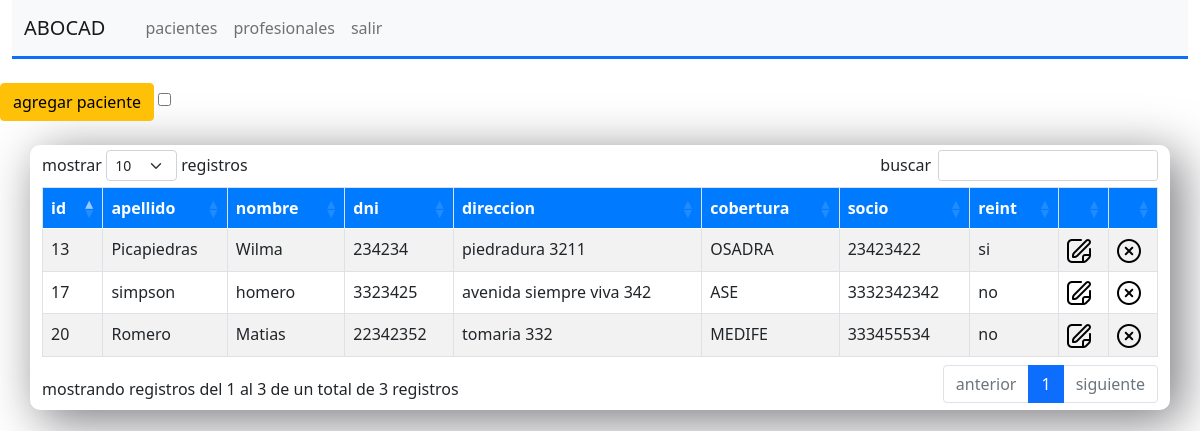
The app's page /modules/pacientes/pacientes.php with its own data.
### tables this page shows
CREATE TABLE IF NOT EXISTS `pacientes` (
  `id` int NOT NULL AUTO_INCREMENT,
  `apellido` varchar(100) NOT NULL,
  `nombre` varchar(100) NOT NULL,
  `dni` varchar(8) NOT NULL,
  `direccion` varchar(150) NOT NULL,
  `cobertura1` tinyint NOT NULL,
  `c1numero` bigint NOT NULL,
  `contacto` text NOT NULL,
  `estado` tinyint(1) NOT NULL DEFAULT '1',
  `reintegro` tinyint DEFAULT '0',
  PRIMARY KEY (`id`),
  UNIQUE KEY `dni` (`dni`),
  KEY `FK_cobertura_persona` (`cobertura1`)
);

CREATE TABLE IF NOT EXISTS `coberturas` (
  `id` int NOT NULL AUTO_INCREMENT,
  `nombre` varchar(150) NOT NULL,
  PRIMARY KEY (`id`)
);

### modules/db/dbConnection.php (called while the page is built, shortened)
<?php
    class db {
        public static function conectar() {
            try {
                $dbUser = 'root';
                $dbPassword = '';
                $conn = new PDO('mysql:host=localhost; dbname=abocad', $dbUser, $dbPassword);
                return $conn;
            } catch (PDOException $error1) {
                echo 'no es posible conectarse con la base de datos ('.$error1->getMessage().')';
            } catch (Exception $error2) {
                echo 'error general ('.$error2->getMessage().')';
            }
        }
    }
?>

### modules/pacientes/pacientes.php (the view, shortened to what this page needs)
<!DOCTYPE html>
<html lang="en">
<head>
    <link rel="stylesheet" href="./pacientes.css">
    <link rel="stylesheet" href="../../assets/bootstrap/css/bootstrap.min.css">
    <link rel="stylesheet" href="pacientes.css">
    <link rel="stylesheet" type="text/css" href="../../assets/datatables/datatables.min.css">
    <link rel="stylesheet" type="text/css" href="../../assets/datatables/DataTables-1.12.1/css/dataTables.bootstrap5.min.css">
</head>
<body>
    <?php require_once('../navBar.php'); ?>
    <div class="form-group">
        <br/>
            <a href="./pacientesAdd.php" class="btn btn-warning" disabled>agregar paciente</a>
            <input type="checkbox" name="verActivos" value="si">
        <br/><br/>
    </div>
    <div class="container caja">
        <div class="row">
            <div class="col-lg-12">
            <div class="table-responsive">
                <table id="example" class="table table-striped table-bordered table-condensed" style="width:100%" >
                    <thead class="text-center">
                        <tr>
                            <th>id</th>
                            <th>apellido</th>
                            <th>nombre</th>
                            <th>dni</th>
                            <th>direccion</th>
                            <th>cobertura</th>
                            <th>socio</th>
                            <th>reint</th>
                            <th></th>
                            <th></th>
                        </tr>
                    </thead>
                    <tbody>
                    <?php
                        require_once("../db/dbConnection.php");
                        $sql = "select pacientes.id as id,apellido,pacientes.nombre,dni,direccion,
                            coberturas.nombre as cobertura,c1numero as socio,
                            case reintegro
                                when 0 then 'no'
                                when 1 then 'si'
                            end as reint,
                            estado
                            from pacientes inner join coberturas ON
                            pacientes.cobertura1 = coberturas.id
                            order by apellido,pacientes.nombre";
                        $resultado = db::conectar()->prepare($sql);
                        $resultado->execute();
                        $data = $resultado->fetchAll(PDO::FETCH_ASSOC);
                        foreach($data as $row) {
                            $estado = $row['estado'];
                    ?>
                            <?php if($estado==1) { ?>
                                <td><?php echo $row['id']; ?></td>
                                <td><?php echo $row['apellido']; ?></td>
                                <td><?php echo $row['nombre']; ?></td>
                                <td><?php echo $row['dni']; ?></td>
                                <td><?php echo $row['direccion']; ?></td>
                                <td><?php echo $row['cobertura']; ?></td>
                                <td><?php echo $row['socio']; ?></td>
                                <td><?php echo $row['reint']; ?></td>
                            <?php }?>
                            <td><a href="./pacientesEdit.php?id=<?php echo $row['id'] ?>"><img src="../../assets/icons/editar.png" alt="modificar"></a></td>
                            <td><a href="./pacientesDelete.php?id=<?php echo $row['id'] ?>"><img src="../../assets/icons/borrar.png" alt="borrar"></a></td>
                        <?php } ?>
                    </tbody>
                </table>
            </div>
            </div>
        </div>
    </div>
</body>
</html>

### modules/pacientes/pacientes.css (style rules this page uses)
body { background-color:#dee2e6; }
table.dataTable thead { background: #007bff; color:white; }
.caja { padding: 5px; box-shadow: 10px 10px 50px 1px #7c7c81; border-radius: 10px; }

### records on screen
pacientes: id "13", apellido "Picapiedras", nombre "Wilma", dni "234234", direccion "piedradura 3211", coberturas.nombre "OSADRA", c1numero "23423422", reint "si"
pacientes: id "20", apellido "Romero", nombre "Matias", dni "22342352", direccion "tomaria 332", coberturas.nombre "MEDIFE", c1numero "333455534", reint "no"
pacientes: id "17", apellido "simpson", nombre "homero", dni "3323425", direccion "avenida siempre viva 342", coberturas.nombre "ASE", c1numero "3332342342", reint "no"
